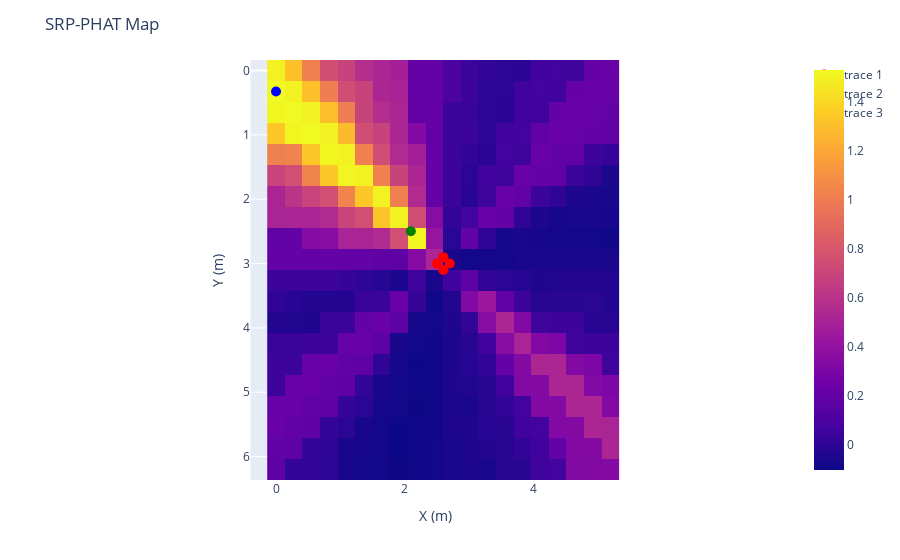

Write notebook code for a chart like this one.
### Code cell
wav, sr = librosa.load('12.wav', sr=None, mono=False)
speaker_pos = rnd_speaker_pos()
imp03_main = gen_rir(0.3,speaker_pos)

main_speaker_room = convolve_rir(wav, imp03_main)

main_speaker_room_noisy_white, white_noise = add_white_noise(main_speaker_room, snr_db=15)

grid = np.array([[x, y, 1.5] for x in np.linspace(0, room_dim[0], 20) for y in np.linspace(0, room_dim[1], 20)])

srp = srp_phat(main_speaker_room_noisy_white, mic_pos, grid, sr, interp=1)
best_pos = srp.argmax()


srp = srp_phat(main_speaker_room_noisy_white, mic_pos, grid, sr, interp=1)
best_pos = srp.argmax()
print(f"Estimated Source Position: {grid[best_pos]}")
print(f"True Source Position: {speaker_pos}")


srp_map = srp
srp_map = srp_map.reshape(20, 20)
fig = px.imshow(srp_map.T, x=np.linspace(0, room_dim[0], 20), y=np.linspace(0, room_dim[1], 20))
#  add the microphones
fig.add_trace(go.Scatter(x=mic_pos[:, 0], y=mic_pos[:, 1], mode='markers', marker=dict(size=10, color='red')))
# add the estimated source position
fig.add_trace(go.Scatter(x=[grid[best_pos][0]], y=[grid[best_pos][1]], mode='markers', marker=dict(size=10, color='blue')))
fig.add_trace(go.Scatter(x=[speaker_pos[0]], y=[speaker_pos[1]], mode='markers', marker=dict(size=10, color='green')))
fig.update_layout(title='SRP-PHAT Map',
                  xaxis_title='X (m)',
                  yaxis_title='Y (m)')
fig.show()

### Figure 1 — Plotly figure (JSON) as saved in the notebook; plotly's stock layout.template omitted (floating-point values rounded to 4 significant figures; data arrays with more than 128 entries replaced by an {"elided": "..."} marker saying what was removed)
{"data": [{"coloraxis": "coloraxis", "hovertemplate": "x: %{x}<br>y: %{y}<br>color: %{z}<extra></extra>", "name": "0", "type": "heatmap", "x": [0, 0.2737, 0.5474, 0.8211, 1.095, 1.368, 1.642, 1.916, 2.189, 2.463, 2.737, 3.011, 3.284, 3.558, 3.832, 4.105, 4.379, 4.653, 4.926, 5.2], "xaxis": "x", "y": [0, 0.3263, 0.6526, 0.9789, 1.305, 1.632, 1.958, 2.284, 2.611, 2.937, 3.263, 3.589, 3.916, 4.242, 4.568, 4.895, 5.221, 5.547, 5.874, 6.2], "yaxis": "y", "z": {"elided": "20x20 float values"}}, {"marker": {"color": "red", "size": 10}, "mode": "markers", "type": "scatter", "x": [2.5, 2.7, 2.6, 2.6], "y": [3, 3, 2.9, 3.1]}, {"marker": {"color": "blue", "size": 10}, "mode": "markers", "type": "scatter", "x": [0], "y": [0.3263]}, {"marker": {"color": "green", "size": 10}, "mode": "markers", "type": "scatter", "x": [2.095], "y": [2.498]}], "layout": {"coloraxis": {"colorscale": [[0, "#0d0887"], [0.1111, "#46039f"], [0.2222, "#7201a8"], [0.3333, "#9c179e"], [0.4444, "#bd3786"], [0.5556, "#d8576b"], [0.6667, "#ed7953"], [0.7778, "#fb9f3a"], [0.8889, "#fdca26"], [1, "#f0f921"]]}, "margin": {"t": 60}, "title": {"text": "SRP-PHAT Map"}, "xaxis": {"anchor": "y", "constrain": "domain", "domain": [0, 1], "scaleanchor": "y", "title": {"text": "X (m)"}}, "yaxis": {"anchor": "x", "autorange": "reversed", "constrain": "domain", "domain": [0, 1], "title": {"text": "Y (m)"}}}}
